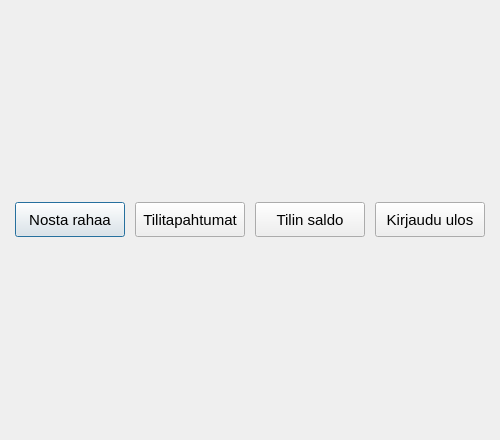
<?xml version="1.0" encoding="UTF-8"?>
<ui version="4.0">
 <class>MainMenu</class>
 <widget class="QDialog" name="MainMenu">
  <property name="geometry">
   <rect>
    <x>0</x>
    <y>0</y>
    <width>500</width>
    <height>440</height>
   </rect>
  </property>
  <property name="windowTitle">
   <string>Dialog</string>
  </property>
  <layout class="QHBoxLayout" name="horizontalLayout">
   <item>
    <widget class="QPushButton" name="WithdrawButton">
     <property name="sizePolicy">
      <sizepolicy hsizetype="Fixed" vsizetype="Fixed">
       <horstretch>0</horstretch>
       <verstretch>0</verstretch>
      </sizepolicy>
     </property>
     <property name="minimumSize">
      <size>
       <width>110</width>
       <height>35</height>
      </size>
     </property>
     <property name="maximumSize">
      <size>
       <width>110</width>
       <height>35</height>
      </size>
     </property>
     <property name="font">
      <font>
       <pointsize>11</pointsize>
      </font>
     </property>
     <property name="text">
      <string>Nosta rahaa</string>
     </property>
    </widget>
   </item>
   <item>
    <widget class="QPushButton" name="TransactionsButton">
     <property name="sizePolicy">
      <sizepolicy hsizetype="Fixed" vsizetype="Fixed">
       <horstretch>0</horstretch>
       <verstretch>0</verstretch>
      </sizepolicy>
     </property>
     <property name="minimumSize">
      <size>
       <width>110</width>
       <height>35</height>
      </size>
     </property>
     <property name="maximumSize">
      <size>
       <width>110</width>
       <height>35</height>
      </size>
     </property>
     <property name="font">
      <font>
       <pointsize>11</pointsize>
      </font>
     </property>
     <property name="text">
      <string>Tilitapahtumat</string>
     </property>
    </widget>
   </item>
   <item>
    <widget class="QPushButton" name="BalanceButton">
     <property name="sizePolicy">
      <sizepolicy hsizetype="Fixed" vsizetype="Fixed">
       <horstretch>0</horstretch>
       <verstretch>0</verstretch>
      </sizepolicy>
     </property>
     <property name="minimumSize">
      <size>
       <width>110</width>
       <height>35</height>
      </size>
     </property>
     <property name="maximumSize">
      <size>
       <width>110</width>
       <height>35</height>
      </size>
     </property>
     <property name="font">
      <font>
       <pointsize>11</pointsize>
      </font>
     </property>
     <property name="text">
      <string>Tilin saldo</string>
     </property>
    </widget>
   </item>
   <item>
    <widget class="QPushButton" name="LogoutButton">
     <property name="sizePolicy">
      <sizepolicy hsizetype="Fixed" vsizetype="Fixed">
       <horstretch>0</horstretch>
       <verstretch>0</verstretch>
      </sizepolicy>
     </property>
     <property name="minimumSize">
      <size>
       <width>110</width>
       <height>35</height>
      </size>
     </property>
     <property name="maximumSize">
      <size>
       <width>110</width>
       <height>35</height>
      </size>
     </property>
     <property name="font">
      <font>
       <pointsize>11</pointsize>
      </font>
     </property>
     <property name="text">
      <string>Kirjaudu ulos</string>
     </property>
    </widget>
   </item>
  </layout>
 </widget>
 <resources/>
 <connections>
  <connection>
   <sender>LogoutButton</sender>
   <signal>clicked()</signal>
   <receiver>MainMenu</receiver>
   <slot>close()</slot>
   <hints>
    <hint type="sourcelabel">
     <x>424</x>
     <y>219</y>
    </hint>
    <hint type="destinationlabel">
     <x>249</x>
     <y>219</y>
    </hint>
   </hints>
  </connection>
 </connections>
</ui>
